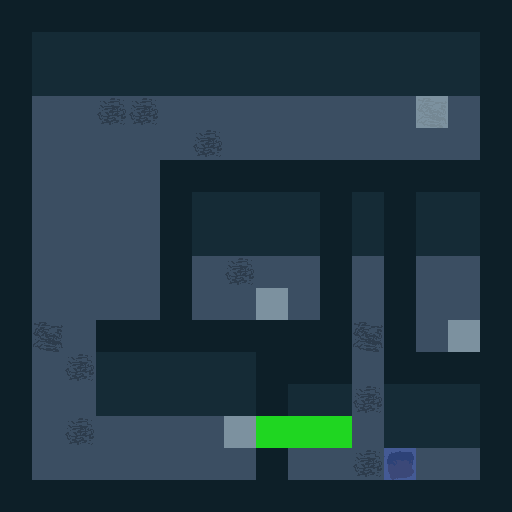

A 2D game scene composited from a Tiled map and its tileset images. What follows is a short description and the map's XML, with every tile layer's data as written:
An orthogonal 16x16 tile map with 32x32 px tiles, 4 tile layers (FloorAuto_values, FloorAuto, Grass_values, Regions), 6 tilesets.

<map version="1.4" tiledversion="1.4.2" orientation="orthogonal" renderorder="right-down" compressionlevel="0" width="16" height="16" tilewidth="32" tileheight="32" infinite="0" backgroundcolor="#696A79" nextlayerid="6" nextobjectid="1"><tileset firstgid="1" name="MRMOTEXT" tilewidth="8" tileheight="8" tilecount="512" columns="32" objectalignment="topleft" margin="0" spacing="0"><image source="../../../images/MRMOTEXT.png" width="256" height="128" /></tileset><tileset firstgid="513" name="GrassClean" tilewidth="32" tileheight="32" tilecount="12" columns="3" objectalignment="topleft" margin="0" spacing="0"><image source="../../../images/GrassClean.png" width="87" height="122" /></tileset><tileset firstgid="525" name="TilesClean" tilewidth="32" tileheight="32" tilecount="920" columns="40" objectalignment="topleft" margin="0" spacing="0"><image source="../../../images/TilesClean.png" width="1280" height="736" /></tileset><tileset firstgid="1445" name="Regions" tilewidth="32" tileheight="32" tilecount="7" columns="7" objectalignment="topleft"><image source="Regions.intgrid.png" width="224" height="32" /></tileset><tileset firstgid="1452" name="Grass" tilewidth="32" tileheight="32" tilecount="2" columns="2" objectalignment="topleft"><image source="Grass.intgrid.png" width="64" height="32" /></tileset><tileset firstgid="1454" name="FloorAuto" tilewidth="32" tileheight="32" tilecount="9" columns="9" objectalignment="topleft"><image source="FloorAuto.intgrid.png" width="288" height="32" /></tileset><layer id="1" name="FloorAuto_values" width="16" height="16" opacity="1"><data encoding="csv">1456,1456,1456,1456,1456,1456,1456,1456,1456,1456,1456,1456,1456,1456,1456,1456,1456,1462,1462,1462,1462,1462,1462,1462,1462,1462,1462,1462,1462,1462,1462,1456,1456,1462,1462,1462,1462,1462,1462,1462,1462,1462,1462,1462,1462,1462,1462,1456,1456,1454,1454,1454,1454,1454,1454,1454,1454,1454,1454,1454,1454,1454,1454,1456,1456,1454,1454,1454,1454,1454,1454,1454,1454,1454,1454,1454,1454,1454,1454,1456,1456,1454,1454,1454,1454,1456,1456,1456,1456,1456,1456,1456,1456,1456,1456,1456,1456,1454,1454,1454,1454,1456,1462,1462,1462,1462,1456,1462,1456,1462,1462,1456,1456,1454,1454,1454,1454,1456,1462,1462,1462,1462,1456,1462,1456,1462,1462,1456,1456,1454,1454,1454,1454,1456,1454,1454,1454,1454,1456,1454,1456,1454,1454,1456,1456,1454,1454,1454,1454,1456,1454,1454,1454,1454,1456,1454,1456,1454,1454,1456,1456,1454,1454,1456,1456,1456,1456,1456,1456,1456,1456,1454,1456,1454,1454,1456,1456,1454,1454,1462,1462,1462,1462,1462,1456,1456,1456,1454,1456,1456,1456,1456,1456,1454,1454,1462,1462,1462,1462,1462,1456,1462,1462,1454,1462,1462,1462,1456,1456,1454,1454,1454,1454,1454,1454,1454,1456,1462,1462,1454,1462,1462,1462,1456,1456,1454,1454,1454,1454,1454,1454,1454,1456,1454,1454,1454,1461,1454,1454,1456,1456,1456,1456,1456,1456,1456,1456,1456,1456,1456,1456,1456,1456,1456,1456,1456</data></layer><layer id="2" name="FloorAuto" width="16" height="16" opacity="1"><data encoding="csv">568,568,568,568,568,568,568,568,568,568,568,568,568,568,568,568,568,662,662,662,662,662,662,662,662,662,662,662,662,662,662,568,568,662,662,662,662,662,662,662,662,662,662,662,662,662,662,568,568,990,990,1030,1030,990,990,990,990,990,990,990,990,989,990,568,568,990,990,990,990,990,1030,990,990,990,990,990,990,990,990,568,568,990,990,990,990,568,568,568,568,568,568,568,568,568,568,568,568,990,990,990,990,568,662,662,662,662,568,662,568,662,662,568,568,990,990,990,990,568,662,662,662,662,568,662,568,662,662,568,568,990,990,990,990,568,990,1030,990,990,568,990,568,990,990,568,568,990,990,990,990,568,990,990,990,990,568,990,568,990,990,568,568,989,990,568,568,568,568,568,568,568,568,989,568,990,990,568,568,990,1030,662,662,662,662,662,568,568,568,990,568,568,568,568,568,990,990,662,662,662,662,662,568,662,662,1030,662,662,662,568,568,990,1030,990,990,990,990,990,568,662,662,990,662,662,662,568,568,990,990,990,990,990,990,990,568,990,990,1030,984,990,990,568,568,568,568,568,568,568,568,568,568,568,568,568,568,568,568,568</data></layer><layer id="3" name="Grass_values" width="16" height="16" opacity="1"><data encoding="csv">0,0,0,0,0,0,0,0,0,0,0,0,0,0,0,0,0,0,0,0,0,0,0,0,0,0,0,0,0,0,0,0,0,0,0,0,0,0,0,0,0,0,0,0,0,0,0,0,0,0,0,0,0,0,0,0,0,0,0,0,0,0,0,0,0,0,0,0,0,0,0,0,0,0,0,0,0,0,0,0,0,0,0,0,0,0,0,0,0,0,0,0,0,0,0,0,0,0,0,0,0,0,0,0,0,0,0,0,0,0,0,0,0,0,0,0,0,0,0,0,0,0,0,0,0,0,0,0,0,0,0,0,0,0,0,0,0,0,0,0,0,0,0,0,0,0,0,0,0,0,0,0,0,0,0,0,0,0,0,0,0,0,0,0,0,0,0,0,0,0,0,0,0,0,0,0,0,0,0,0,0,0,0,0,0,0,0,0,0,0,0,0,0,0,0,0,0,0,0,0,0,0,0,0,0,0,0,0,0,0,0,0,0,0,0,0,1452,1452,1452,0,0,0,0,0,0,0,0,0,0,0,0,0,0,0,0,0,0,0,0,0,0,0,0,0,0,0,0,0,0,0,0,0,0,0,0,0</data></layer><layer id="4" name="Regions" width="16" height="16" opacity="0.5"><data encoding="csv">0,0,0,0,0,0,0,0,0,0,0,0,0,0,0,0,0,0,0,0,0,0,0,0,0,0,0,0,0,0,0,0,0,0,0,0,0,0,0,0,0,0,0,0,0,0,0,0,0,0,0,0,0,0,0,0,0,0,0,0,0,1449,0,0,0,0,0,0,0,0,0,0,0,0,0,0,0,0,0,0,0,0,0,0,0,0,0,0,0,0,0,0,0,0,0,0,0,0,0,0,0,0,0,0,0,0,0,0,0,0,0,0,0,0,0,0,0,0,0,0,0,0,0,0,0,0,0,0,0,0,0,0,0,0,0,0,0,0,0,0,0,0,0,0,0,0,0,0,0,0,0,0,1449,0,0,0,0,0,0,0,0,0,0,0,0,0,0,0,0,0,0,0,0,0,1449,0,0,0,0,0,0,0,0,0,0,0,0,0,0,0,0,0,0,0,0,0,0,0,0,0,0,0,0,0,0,0,0,0,0,0,0,0,0,0,0,1449,0,0,0,0,0,0,0,0,0,0,0,0,0,0,0,0,0,0,0,0,1447,0,0,0,0,0,0,0,0,0,0,0,0,0,0,0,0,0,0,0</data></layer><objectgroup id="5" name="Entities" /></map>
